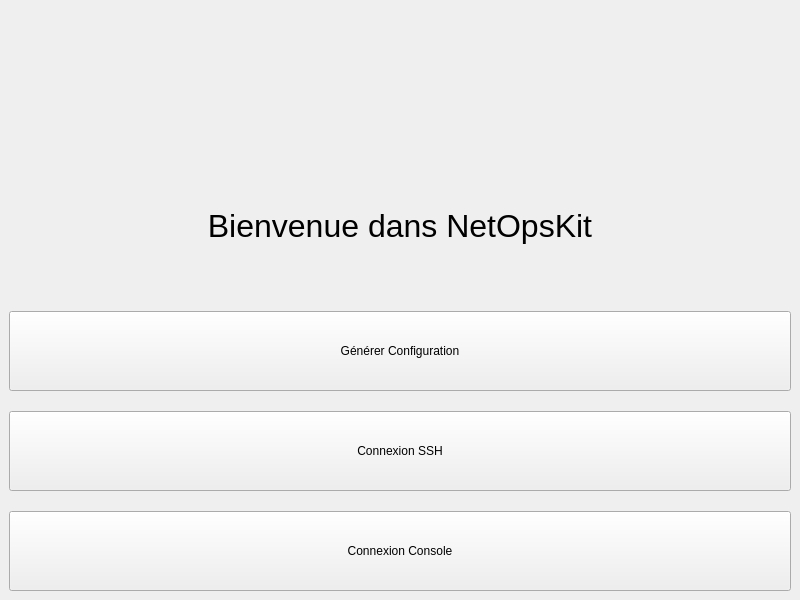
<?xml version="1.0" encoding="UTF-8"?>
<ui version="4.0">
 <class>ConfigGeneratorWindow</class>
 <widget class="QMainWindow" name="ConfigGeneratorWindow">
  <property name="sizePolicy">
   <sizepolicy hsizetype="Expanding" vsizetype="Expanding">
    <horstretch>1</horstretch>
    <verstretch>1</verstretch>
   </sizepolicy>
  </property>
  <property name="minimumSize">
   <size>
    <width>800</width>
    <height>600</height>
   </size>
  </property>
  <property name="windowTitle">
   <string>NetOpsKit</string>
  </property>
  <widget class="QWidget" name="centralwidget">
   <layout class="QVBoxLayout" name="verticalLayout">
    <property name="spacing">
     <number>10</number>
    </property>
    <property name="leftMargin">
     <number>0</number>
    </property>
    <property name="topMargin">
     <number>0</number>
    </property>
    <property name="rightMargin">
     <number>0</number>
    </property>
    <property name="bottomMargin">
     <number>0</number>
    </property>
    <item>
     <widget class="QStackedWidget" name="stackedWidget">
      <!-- Page 0 : Accueil -->
      <widget class="QWidget" name="homePage">
       <layout class="QVBoxLayout" name="homeLayout">
        <property name="spacing">
         <number>20</number>
        </property>
        <!-- Logo de l'application placé en haut -->
        <item>
         <widget class="QLabel" name="logoLabel">
          <property name="sizePolicy">
           <sizepolicy hsizetype="Expanding" vsizetype="Preferred">
            <horstretch>0</horstretch>
            <verstretch>0</verstretch>
           </sizepolicy>
          </property>
          <property name="pixmap">
           <pixmap>logo/logo_netops.png</pixmap>
          </property>
          <property name="alignment">
           <set>Qt::AlignCenter</set>
          </property>
          <property name="scaledContents">
           <bool>false</bool>
          </property>
         </widget>
        </item>
        <!-- Titre de bienvenue placé sous le logo -->
        <item>
         <widget class="QLabel" name="homeLabel">
          <property name="sizePolicy">
           <sizepolicy hsizetype="Expanding" vsizetype="Preferred">
            <horstretch>0</horstretch>
            <verstretch>0</verstretch>
           </sizepolicy>
          </property>
          <property name="text">
           <string>Bienvenue dans NetOpsKit</string>
          </property>
          <property name="alignment">
           <set>Qt::AlignCenter</set>
          </property>
          <property name="font">
           <font>
            <pointsize>24</pointsize>
           </font>
          </property>
         </widget>
        </item>
        <!-- Bouton Générer Configuration -->
        <item>
         <widget class="QPushButton" name="configGenerationButton">
          <property name="sizePolicy">
           <sizepolicy hsizetype="Expanding" vsizetype="Fixed">
            <horstretch>1</horstretch>
            <verstretch>0</verstretch>
           </sizepolicy>
          </property>
          <property name="minimumSize">
           <size>
            <width>300</width>
            <height>80</height>
           </size>
          </property>
          <property name="text">
           <string>Générer Configuration</string>
          </property>
          <property name="icon">
           <iconset>
            <normaloff>generer.png</normaloff>
           </iconset>
          </property>
          <property name="iconSize">
           <size>
            <width>64</width>
            <height>64</height>
           </size>
          </property>
         </widget>
        </item>
        <!-- Bouton Connexion SSH -->
        <item>
         <widget class="QPushButton" name="sshConnectionButton">
          <property name="sizePolicy">
           <sizepolicy hsizetype="Expanding" vsizetype="Fixed">
            <horstretch>1</horstretch>
            <verstretch>0</verstretch>
           </sizepolicy>
          </property>
          <property name="minimumSize">
           <size>
            <width>300</width>
            <height>80</height>
           </size>
          </property>
          <property name="text">
           <string>Connexion SSH</string>
          </property>
          <property name="icon">
           <iconset>
            <normaloff>ssh.png</normaloff>
           </iconset>
          </property>
          <property name="iconSize">
           <size>
            <width>64</width>
            <height>64</height>
           </size>
          </property>
         </widget>
        </item>
        <!-- Bouton Connexion Console -->
        <item>
         <widget class="QPushButton" name="consoleConnectionButton">
          <property name="sizePolicy">
           <sizepolicy hsizetype="Expanding" vsizetype="Fixed">
            <horstretch>1</horstretch>
            <verstretch>0</verstretch>
           </sizepolicy>
          </property>
          <property name="minimumSize">
           <size>
            <width>300</width>
            <height>80</height>
           </size>
          </property>
          <property name="text">
           <string>Connexion Console</string>
          </property>
          <property name="icon">
           <iconset>
            <normaloff>console.png</normaloff>
           </iconset>
          </property>
          <property name="iconSize">
           <size>
            <width>64</width>
            <height>64</height>
           </size>
          </property>
         </widget>
        </item>
       </layout>
      </widget>
      <!-- Page 1 : Génération de configuration -->
      <widget class="QWidget" name="generationPage">
       <layout class="QVBoxLayout" name="generationLayout">
        <item>
         <widget class="QLabel" name="generationPlaceholder">
          <property name="sizePolicy">
           <sizepolicy hsizetype="Expanding" vsizetype="Expanding">
            <horstretch>0</horstretch>
            <verstretch>0</verstretch>
           </sizepolicy>
          </property>
          <property name="alignment">
           <set>Qt::AlignCenter</set>
          </property>
         </widget>
        </item>
        <item>
         <widget class="QPushButton" name="backToHomeFromConfigButton">
          <property name="sizePolicy">
           <sizepolicy hsizetype="Expanding" vsizetype="Fixed">
            <horstretch>0</horstretch>
            <verstretch>0</verstretch>
           </sizepolicy>
          </property>
          <property name="text">
           <string>Retour</string>
          </property>
         </widget>
        </item>
       </layout>
      </widget>
      <!-- Page 2 : SSH -->
      <widget class="QWidget" name="sshPage">
       <layout class="QVBoxLayout" name="sshLayout">
        <item>
         <widget class="QPushButton" name="injectConfigButton">
          <property name="sizePolicy">
           <sizepolicy hsizetype="Expanding" vsizetype="Fixed">
            <horstretch>0</horstretch>
            <verstretch>0</verstretch>
           </sizepolicy>
          </property>
          <property name="text">
           <string>Injecter la config</string>
          </property>
         </widget>
        </item>
        <item>
         <widget class="QLabel" name="sshStatusLabel">
          <property name="sizePolicy">
           <sizepolicy hsizetype="Expanding" vsizetype="Preferred">
            <horstretch>0</horstretch>
            <verstretch>0</verstretch>
           </sizepolicy>
          </property>
          <property name="text">
           <string>Status: Déconnecté</string>
          </property>
         </widget>
        </item>
        <item>
         <widget class="QTextEdit" name="sshOutputTextEdit">
          <property name="sizePolicy">
           <sizepolicy hsizetype="Expanding" vsizetype="Expanding">
            <horstretch>0</horstretch>
            <verstretch>1</verstretch>
           </sizepolicy>
          </property>
          <property name="readOnly">
           <bool>true</bool>
          </property>
          <property name="placeholderText">
           <string>Sortie de la connexion SSH...</string>
          </property>
         </widget>
        </item>
        <item>
         <widget class="QPushButton" name="backToHomeFromSSHButton">
          <property name="sizePolicy">
           <sizepolicy hsizetype="Expanding" vsizetype="Fixed">
            <horstretch>0</horstretch>
            <verstretch>0</verstretch>
           </sizepolicy>
          </property>
          <property name="text">
           <string>Retour</string>
          </property>
         </widget>
        </item>
       </layout>
      </widget>
      <!-- Page 3 : Console -->
      <widget class="QWidget" name="consolePage">
       <layout class="QVBoxLayout" name="consoleLayout">
        <item>
         <widget class="QPushButton" name="injectConsoleConfigButton">
          <property name="sizePolicy">
           <sizepolicy hsizetype="Expanding" vsizetype="Fixed">
            <horstretch>0</horstretch>
            <verstretch>0</verstretch>
           </sizepolicy>
          </property>
          <property name="text">
           <string>Injecter la config</string>
          </property>
         </widget>
        </item>
        <item>
         <widget class="QLabel" name="consoleStatusLabel">
          <property name="sizePolicy">
           <sizepolicy hsizetype="Expanding" vsizetype="Preferred">
            <horstretch>0</horstretch>
            <verstretch>0</verstretch>
           </sizepolicy>
          </property>
          <property name="text">
           <string>Status: Déconnecté</string>
          </property>
         </widget>
        </item>
        <item>
         <widget class="QTextEdit" name="consoleOutputTextEdit">
          <property name="sizePolicy">
           <sizepolicy hsizetype="Expanding" vsizetype="Expanding">
            <horstretch>0</horstretch>
            <verstretch>1</verstretch>
           </sizepolicy>
          </property>
          <property name="readOnly">
           <bool>true</bool>
          </property>
          <property name="placeholderText">
           <string>Sortie de la connexion console...</string>
          </property>
         </widget>
        </item>
        <item>
         <widget class="QPushButton" name="backToHomeFromConsoleButton">
          <property name="sizePolicy">
           <sizepolicy hsizetype="Expanding" vsizetype="Fixed">
            <horstretch>0</horstretch>
            <verstretch>0</verstretch>
           </sizepolicy>
          </property>
          <property name="text">
           <string>Retour</string>
          </property>
         </widget>
        </item>
       </layout>
      </widget>
     </widget>
    </item>
   </layout>
  </widget>
  <resources/>
  <connections/>
 </widget>
 <customwidgets/>
</ui>
